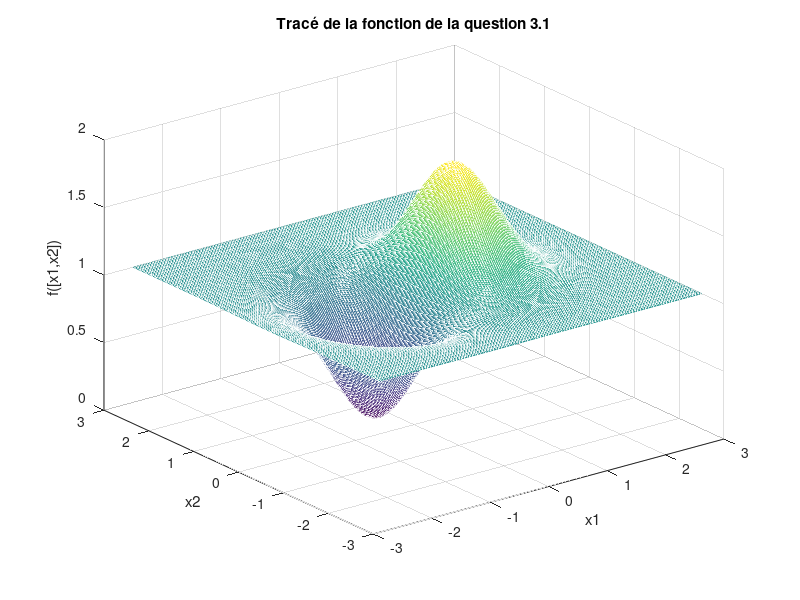
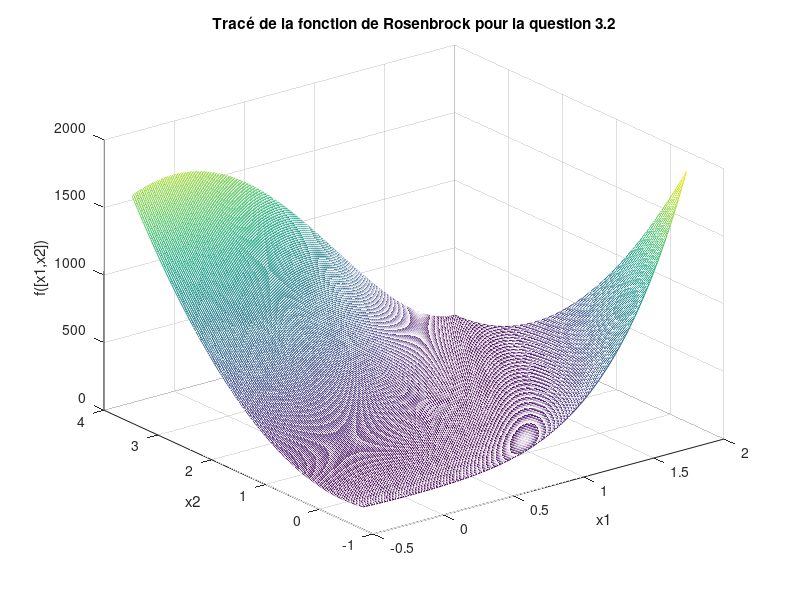
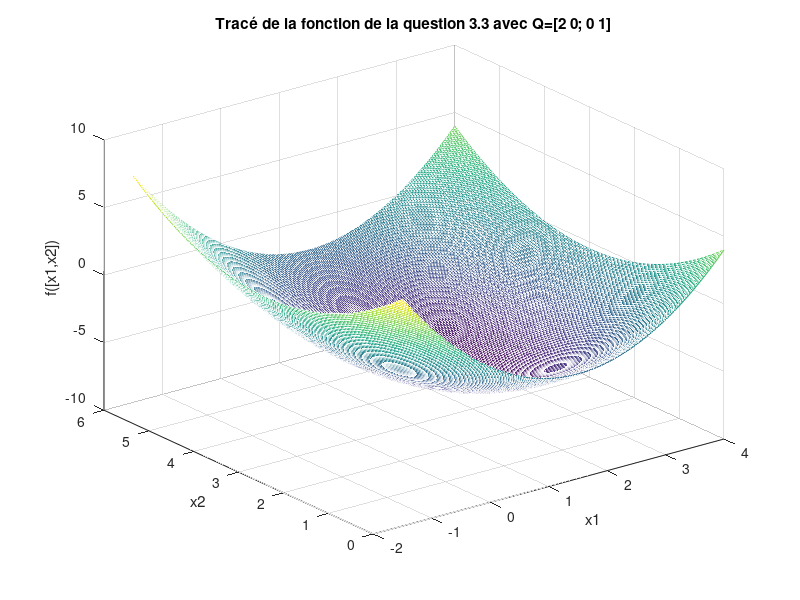
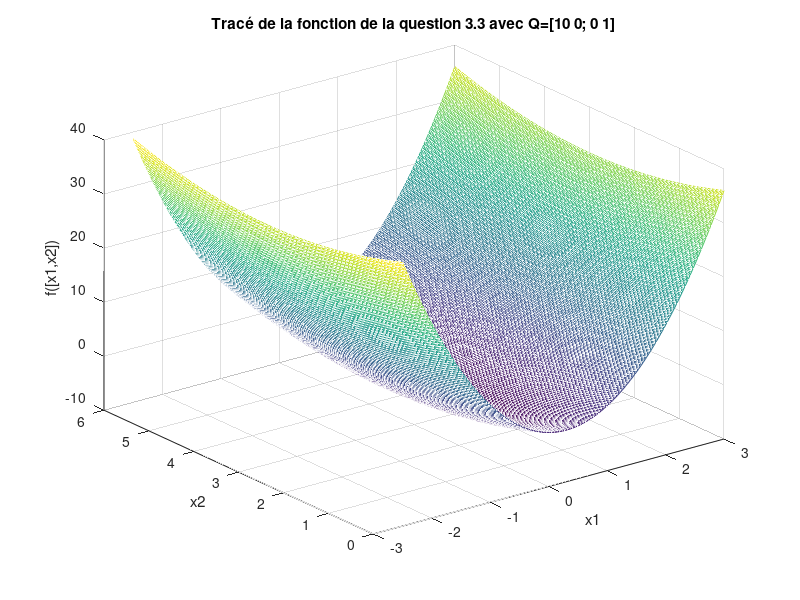

These charts were generated, in order, by the following MATLAB code:
% Script pour obtenir les tracés des fonctions de la partie 3 
% On peut ainsi mieux visualiser les choses

%plot question 3.1

x1 = linspace(-2.5,3,200);

x2 = linspace(-2.5,3,200);

[X1,X2] = meshgrid(x1,x2);

Z = 1 + 2*X1.*exp(-(X1.*X1)-(X2.*X2));

figure
mesh(X1,X2,Z);

xlabel('x1');
ylabel('x2');
zlabel('f([x1,x2])');
grid ON

title('Tracé de la fonction de la question 3.1');



%plot de Rosenbrock pour 3.2

x1 = linspace(-0.3,2,200);

x2 = linspace(-0.3,4,200);

[X1,X2] = meshgrid(x1,x2);

Z = 100.*(X2-X1.*X1).*(X2-X1.*X1) + (1-X1).*(1-X1);

figure
mesh(X1,X2,Z);

xlabel('x1');
ylabel('x2');
zlabel('f([x1,x2])');
grid ON

title('Tracé de la fonction de Rosenbrock pour la question 3.2');




%plot pour 3.3

% avec Q = [2 0 ; 0 1 ]
x1 = linspace(-1.5,4,200);

x2 = linspace(0,6,200);

[X1,X2] = meshgrid(x1,x2);

Z = X1.*X1+X2.*X2.*0.5-3.*X1-3.*X2;

figure
mesh(X1,X2,Z);

xlabel('x1');
ylabel('x2');
zlabel('f([x1,x2])');
grid ON

title('Tracé de la fonction de la question 3.3 avec Q=[2 0; 0 1]');

% avec Q = [10 0 ; 0 1 ]
x1 = linspace(-2.5,3,200);

x2 = linspace(0,6,200);

[X1,X2] = meshgrid(x1,x2);

Z = 5.*X1.*X1+X2.*X2.*0.5-3.*X1-3.*X2;

figure
mesh(X1,X2,Z);

xlabel('x1');
ylabel('x2');
zlabel('f([x1,x2])');
grid ON

title('Tracé de la fonction de la question 3.3 avec Q=[10 0; 0 1]');




%plot question 3.4

x1 = linspace(-1,3,200);

x2 = linspace(-3,1,200);

[X1,X2] = meshgrid(x1,x2);

Z = (5.*X1.*X1+X2.*X2).*0.5+2.*X1.*X2-3.*X1-X2;

figure
mesh(X1,X2,Z);

xlabel('x1');
ylabel('x2');
zlabel('f([x1,x2])');
grid ON

title('Tracé de la fonction de la question 3.4');




%plot question 3.5

x1 = linspace(-4.25,1.25,200);

x2 = linspace(-2.25,3.25,200);

[X1,X2] = meshgrid(x1,x2);

Z = (X1.*X1+5.*X2.*X2)+2.*X1.*X2+2.*X1;

figure
mesh(X1,X2,Z);

xlabel('x1');
ylabel('x2');
zlabel('f([x1,x2])');
grid ON

title('Tracé de la fonction de la question 3.5');
